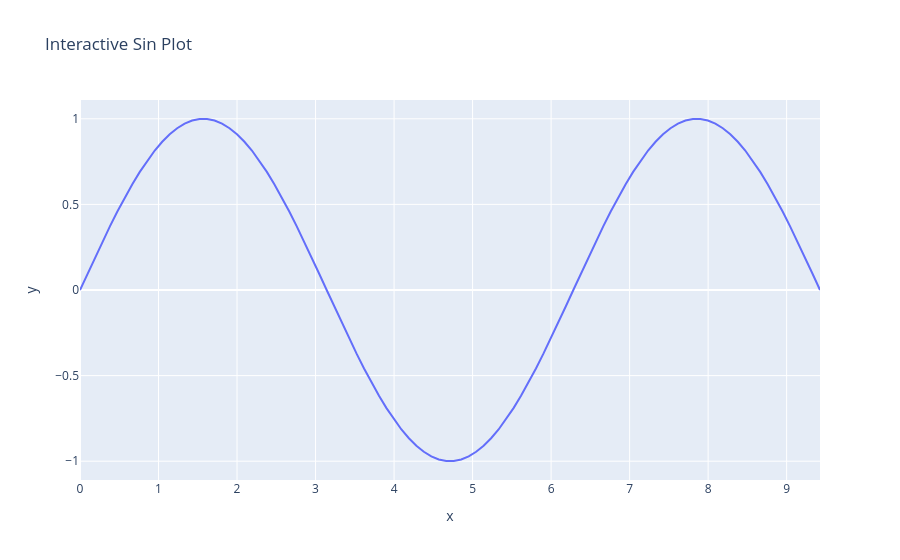

Source (notebook cell):
### Code cell
# Interactive plotting with Plotly and Matplotlib

import matplotlib.pyplot as plt
import plotly.express as px
import pandas as pd
import numpy as np

#create data
x = np.linspace(0, 3*np.pi, 100)
y = np.sin(x)

df = pd.DataFrame({'x': x, 'y': y})

# interactive lineplot
fig = px.line(df, x = 'x', y = 'y', title = 'Interactive Sin Plot')
fig.show()
